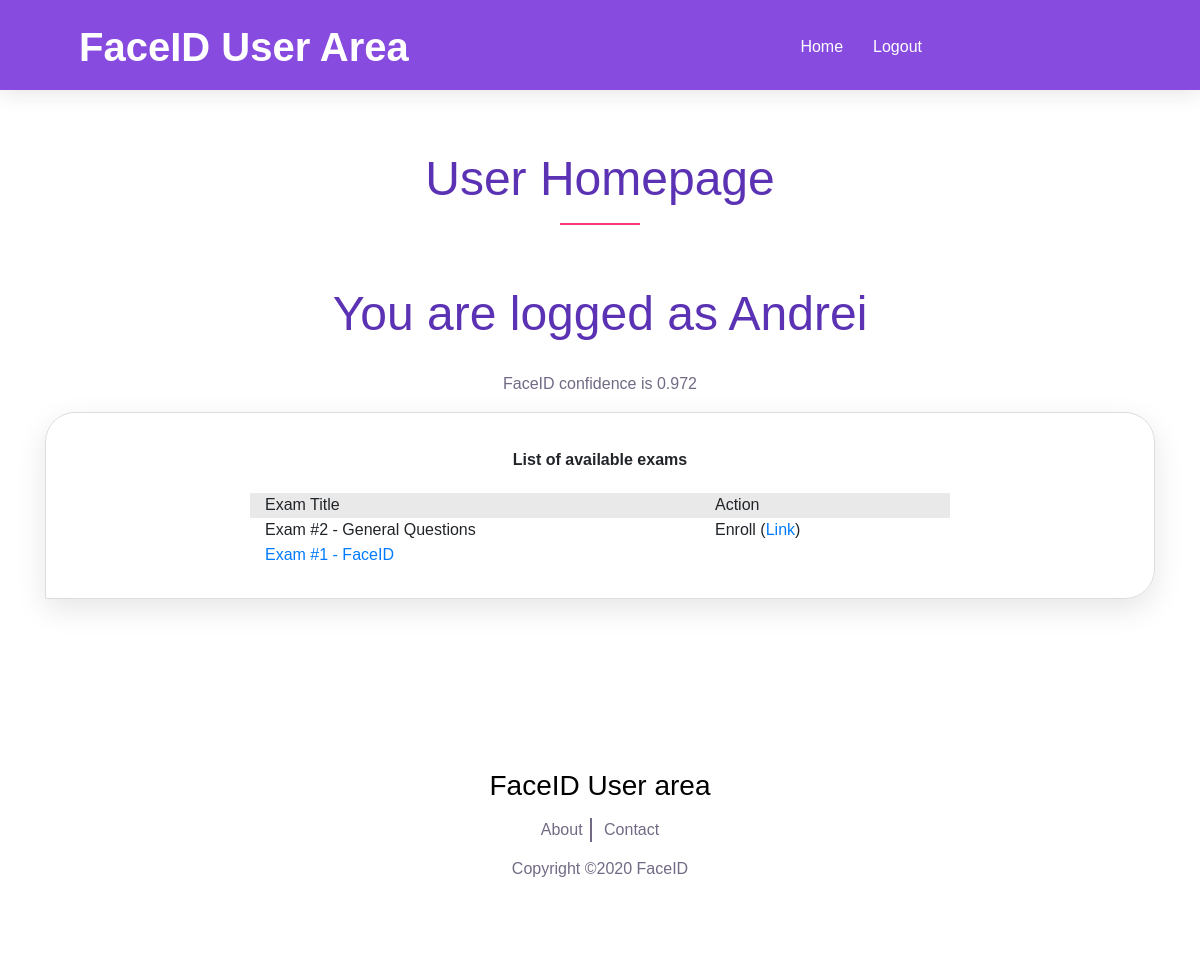
/user/ (signed in), run on an earlier commit of the app's database.
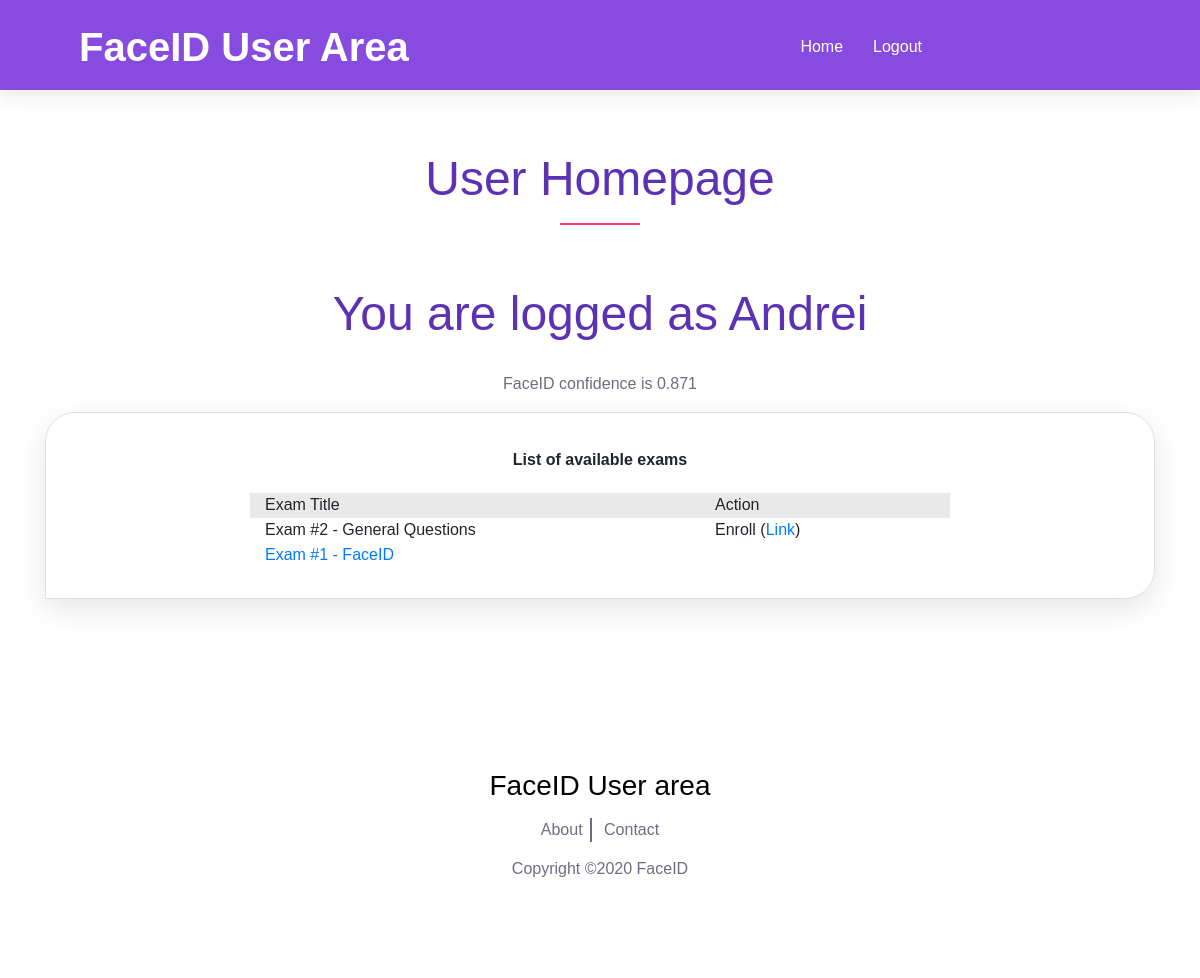
And on a later commit of the database.
### app/models.py (models this page shows, shortened)
class User(db.Model):
    __tablename__ = 'user'
    id = db.Column(db.Integer, primary_key=True)
    name = db.Column(db.String(80), unique=True, nullable=False)
    email = db.Column(db.String(120), unique=True, nullable=False)
    photo = db.Column(db.String)
    authenticated = db.Column(db.Boolean, default=False)
    confidence = db.Column(db.Integer, default=False)
    exams = db.relationship('Enrolment', backref='user', lazy=True)

### app/routes.py (the view)
@app.route('/user/')
def user_home():
    if current_user.is_authenticated:
        pass
    user_name = current_user.name
    user_id = current_user.id
    confidence = current_user.confidence
    title = 'Homepage'
    error=None
    sq = db.session.query(Enrolment.exam_id).filter(Enrolment.user_id == user_id).subquery()
    available_exams =  db.session.query(Exams).filter(Exams.id.notin_(sq)).all()
    enrolment = db.session.query(Enrolment, Exams).outerjoin(Exams, Enrolment.exam_id == Exams.id).filter(Enrolment.user_id == user_id).order_by(Enrolment.date.desc()).all()
    return render_template('./user/user_home.html', error=error, user_name = user_name, user_id=user_id, confidence=confidence, enrolment=enrolment, available_exams=available_exams, title=title)

### app/routes.py (called while the page is built)
@login_manager.user_loader
def user_loader(user_id):
    user = User.query.get(user_id)
    return user

### app/templates/user/user_home.html (shortened to what this page needs)
{% extends "./user/user_base.html" %}
{% block content %}
    <div id="content">
    <section class="special-area bg-white section_padding_150_50" id="about">
        <div class="container">
            <div class="row">
                <div class="col-12">
                        <div class="section-heading text-center">
                            <h2>User Homepage</h2>
                            <div class="line-shape"></div>
                        </div>
                        <div class="special_description_content text-center">
                            <h2>You are logged as {{user_name}}</h2>
                            <div>
                                <p>FaceID confidence is {{confidence}}</p>
                            </div>
                        </div>
                        <div class="special_description_content text-center">
                            <div class="webcam-frame">
                            <div class="table-container">
                                <div class='table-wrapper-exams'>
                                    <div class="tb-title text-center">List of available exams</div>
                                    <div class='tb-row-gray-25'>
                                        <div class='tb-column-title'>Exam Title</div>
                                        <div class='tb-column-150'>Action</div>
                                    </div>
                                    {% for row in available_exams %}
                                    <div class='tb-row-25'>
                                        <div class='tb-column-title'>{{ row.title }}</div>
                                        <div class='tb-column-150'>Enroll (<a href='/user/{{ user_id }}/enroll/{{row.id}}'>Link</a>)</div>
                                    </div>
                                    {% endfor %}
                                    {% for row in enrolment %}
                                    <div class='tb-row-25'>
                                        <div class='tb-column-title'><a href='/user/{{user_id}}/list/{{row.Exams.id}}'>{{ row.Exams.title }}</a></div>
                                        <div class='tb-column-150'> </div>
                                    </div>
                                    {% endfor %}
                                </div>
                        </div>
                </div>
            </div>
        </div>
    </section>
    </div>
    {% endblock %}

What changed in the data, as far as the page shows it:
changed User "Andrei": confidence "0.972" → "0.871"
